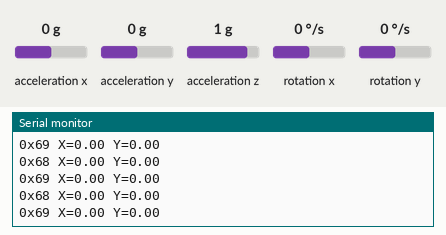
The program below on a simulated ESP32. Parts: the last lines printed to the serial monitor. Wiring (inferred from the names in the program): MPU-6050 motion sensor at I2C address 0x68; MPU-6050 motion sensor at I2C address 0x69. The inputs (shaded band) are chosen by the test bench; at power-on: acceleration x 0 g, acceleration y 0 g, acceleration z 1 g, rotation x 0 °/s, rotation y 0 °/s.

Above: at 5.8 s.
5.9 s: acceleration x set to -1.4 g
At 6.8 s:
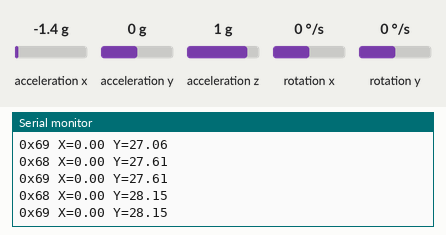
7.4 s: acceleration y set to -1.4 g
At 8.0 s:
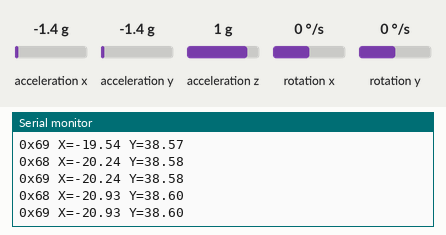
8.9 s: acceleration z set to -1.4 g
At 9.9 s:
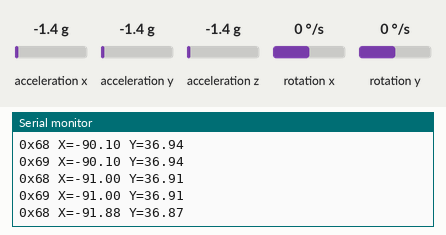
10.4 s: rotation x set to -192 °/s
At 11.4 s:
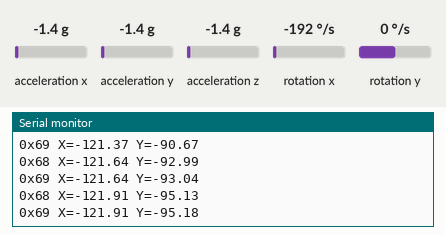
11.9 s: rotation y set to -192 °/s
At 12.9 s:
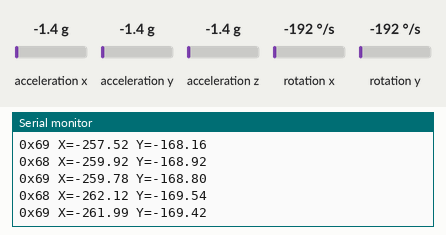
Timing chart, 0 to 14.4 s (numbered marks = the images above; inputs shaded):
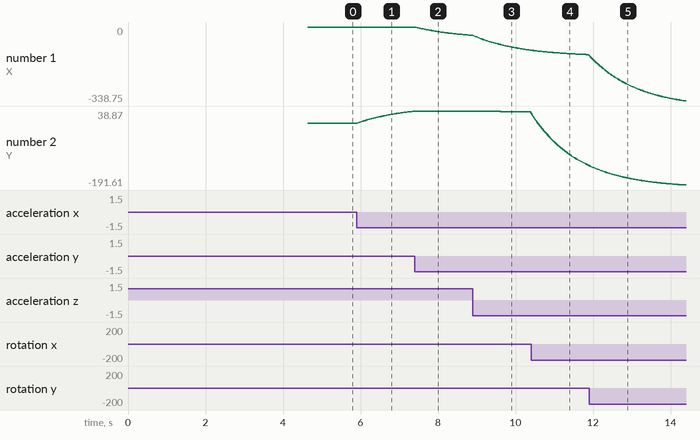

The program:

main.cpp
```cpp
#include <Arduino.h>
#include <Wire.h>

#include <MPU6050Filter.h>

static const int I2C_SDA_PIN = 21;
static const int I2C_SCL_PIN = 13;

static const uint8_t MPU6050_ADDR_1 = 0x68;
static const uint8_t MPU6050_ADDR_2 = 0x69;
static const uint32_t REPORT_INTERVAL_MS = 20;

MPU6050Filter sensor1(MPU6050_ADDR_1);
MPU6050Filter sensor2(MPU6050_ADDR_2);

void printSensorTilt(uint8_t address, MPU6050Filter &sensor) {
  sensor.update();

  Serial.print("0x");
  if (address < 0x10) {
    Serial.print('0');
  }
  Serial.print(address, HEX);
  Serial.print(" X=");
  Serial.print(sensor.getAngleX(), 2);
  Serial.print(" Y=");
  Serial.println(sensor.getAngleY(), 2);
}

void setup() {
  Serial.begin(115200);

  sensor1.begin(I2C_SDA_PIN, I2C_SCL_PIN);
  sensor2.begin(I2C_SDA_PIN, I2C_SCL_PIN);

  sensor1.calibrate(300);
  sensor2.calibrate(300);
}

void loop() {
  printSensorTilt(MPU6050_ADDR_1, sensor1);
  printSensorTilt(MPU6050_ADDR_2, sensor2);

  delay(REPORT_INTERVAL_MS);
}
```

Measured:
- after the input at 5.9 s, the serial monitor: prints a new line at once (image 1)
- plotted number 2: 0 → 38.26 after the input at 5.9 s
